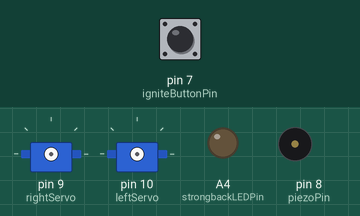
Simulated run of this sketch. Board: Arduino Uno, built with avr-gcc and run on an emulated ATmega328P. On the bench: 2 × servo, output pins drawn as LEDs (lit = HIGH), buzzer (waves = sounding). The test bench sets the inputs (shaded band); at power-on: pin 7 (igniteButtonPin) HIGH. Pins used as bus, display or sensor lines are not drawn.

Above: at 0.1 s.
At 9.1 s:
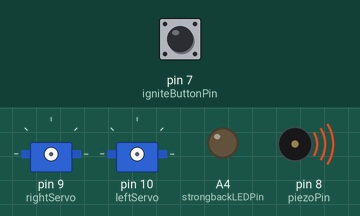
At 15.6 s:
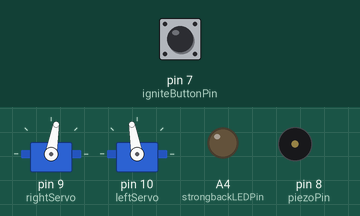
At 18.2 s:
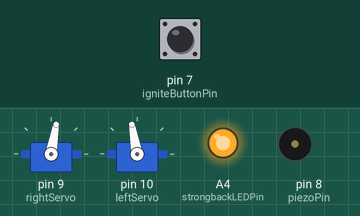
At 19.2 s:
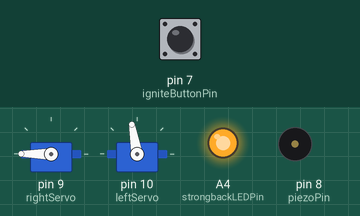
At 26.9 s:
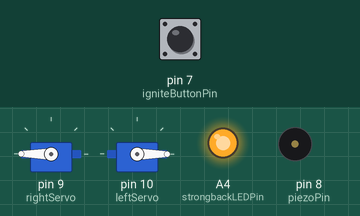
Timing chart, 0 to 28.4 s (numbered marks = the images above):
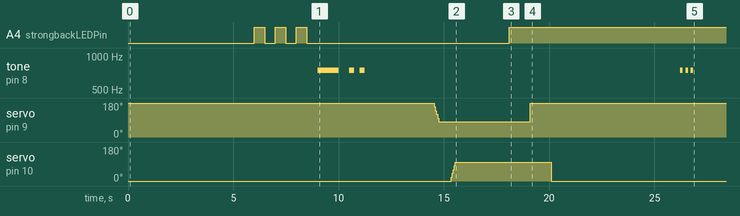

Measured:
- by itself, A4 (strongbackLEDPin): LOW → HIGH at 6.0 s, → LOW 0.50 s later, → HIGH 0.50 s later, → LOW 0.50 s later, … (7 changes in this stretch)
- by itself, servo on pin 9 (rightServo): 180° → 80° at 14.6 s, → 180° 4.6 s later
- by itself, servo on pin 10 (leftServo): 0° → 100° at 15.4 s, → 0° 4.8 s later
- by itself, tone on pin 8 (piezoPin): plays 750 Hz for 1.0 s, 750 Hz for 0.25 s, 750 Hz for 0.25 s, 750 Hz for 0.13 s, 750 Hz for 0.13 s, 750 Hz for 0.13 s

The sketch:

Wilco_v0.1.ino
```cpp
/*
   Author: Maalv
   Wilco Version 0.1
   Date: 3/30/19, 9:18 PM
*/
#include <Servo.h>

Servo rightServo;
Servo leftServo;

int redStrobePin = A5;
int strongbackLEDPin = A4;
int piezoPin = 8;
int igniteButtonPin = 7;
int piezoFreq = 750;
int a = 2;
int b = 3;
int c = 4;
int d = 5;
int e = 6;
int f = 11;
int g = 12;

void setServos() {
  rightServo.attach(9);
  rightServo.write(180);
  delay(1000);
  rightServo.detach();
  leftServo.attach(10);
  leftServo.write(0);
  delay(1000);
  leftServo.detach();
}

void moveRightServo(int pos, int rate, long delayTime) {
  rightServo.attach(9);
  for (int i = 180; i > pos; i -= rate) {
    rightServo.write(i);
    delay(delayTime);
  }
  rightServo.detach();
}

void moveLeftServo(int pos, int rate, long delayTime) {
  leftServo.attach(10);
  for (int i = 0; i < pos; i += rate) {
    leftServo.write(i);
    delay(delayTime);
  }
  leftServo.detach();
}

void testServos() {
  setServos();
  delay(500);
  moveRightServo(60, 20, 50);
  delay(500);
  moveLeftServo(120, 20, 50);
  delay(500);
}

void startup() {
  for (int i = 0; i < 3; i++) strobe();
  flashAllStrongback(500, 3);
  testPiezo();
  delay(1500);
  tone(piezoPin, piezoFreq, 250);
  delay(250);
  noTone(piezoPin);
  delay(250);
  tone(piezoPin, piezoFreq, 250);
  delay(500);
  noTone(piezoPin);
  delay(500);
  testServos();
  delay(1000);
  digitalWrite(redStrobePin, HIGH);
  delay(1000);
  allStrongback(true);
  delay(1000);
  setServos();
  delay(1500);
  showNumber(8);
  delay(2500);
  showNumber(-1);
  delay(1000);
  digitalWrite(g, HIGH);
  for (int i = 0; i < 3; i++) {
    delay(125);
    tone(piezoPin, piezoFreq, 125);
    delay(125);
  }
}

void strobe() {
  digitalWrite(redStrobePin, HIGH);
  delay(1000);
  digitalWrite(redStrobePin, LOW);
  delay(1000);
}

void padIdle() {
  allStrongback(true);
  while (!getButtonState()) strobe();
}

void allStrongback(bool state) {
  if (state) digitalWrite(strongbackLEDPin, HIGH);
  else digitalWrite(strongbackLEDPin, LOW);
}

void flashAllStrongback(long time) { //In milliseconds
  digitalWrite(strongbackLEDPin, HIGH);
  delay(time);
  digitalWrite(strongbackLEDPin, LOW);
  delay(time);
}


void flashAllStrongback(long time, int iterations) { //In milliseconds, number of times to flash
  for (int i = 0; i < iterations; i++) {
    digitalWrite(strongbackLEDPin, HIGH);
    delay(time);
    digitalWrite(strongbackLEDPin, LOW);
    delay(time);
  }
}

void testPiezo() {
  tone(piezoPin, piezoFreq, 1000);
}

void terminalCount() { //IF SERVOS CANT MOVe,  STOP - USE SERVO.READ?
  for (int i = 0; i <= 15; i++) {
    showNumber(15 - i);
    if (i == 9) moveRightServo(60, 20, 150);
    if (i == 8) moveLeftServo(120, 20, 150);
//    }
    digitalWrite(redStrobePin, HIGH);
    digitalWrite(strongbackLEDPin, HIGH);
    delay(250);
    tone(piezoPin, piezoFreq, 250); //(pin, frequency, time)
    delay(500);
    digitalWrite(redStrobePin, LOW);
    digitalWrite(strongbackLEDPin, LOW);
    noTone(piezoPin);
    delay(500);
  }
//  ignite();
//  flashAllStrongback(125, 5);
}

void postLaunch() {
  allStrongback(true);
  delay(5000);
  allStrongback(false);
  for (int i = 0; i < 300; i++) strobe();
}

void ignite() {
  //TODO: IGNITE STARTER CODE HERE!
}

void showNumber(int number) {
  switch (number) {
    case 0:
      digitalWrite(a, HIGH);
      digitalWrite(b, HIGH);
      digitalWrite(c, HIGH);
      digitalWrite(d, HIGH);
      digitalWrite(e, HIGH);
      digitalWrite(f, HIGH);
      digitalWrite(g, LOW);
      break;
    case 1:
      digitalWrite(a, LOW);
      digitalWrite(b, HIGH);
      digitalWrite(c, HIGH);
      digitalWrite(d, LOW);
      digitalWrite(e, LOW);
      digitalWrite(f, LOW);
      digitalWrite(g, LOW);
      break;
    case 2:
      digitalWrite(a, HIGH);
      digitalWrite(b, HIGH);
      digitalWrite(c, LOW);
      digitalWrite(d, HIGH);
      digitalWrite(e, HIGH);
      digitalWrite(f, LOW);
      digitalWrite(g, HIGH);
      break;
    case 3:
      digitalWrite(a, HIGH);
      digitalWrite(b, HIGH);
      digitalWrite(c, HIGH);
      digitalWrite(d, HIGH);
      digitalWrite(e, LOW);
      digitalWrite(f, LOW);
      digitalWrite(g, HIGH);
      break;
    case 4:
      digitalWrite(a, LOW);
      digitalWrite(b, HIGH);
      digitalWrite(c, HIGH);
      digitalWrite(d, LOW);
      digitalWrite(e, LOW);
      digitalWrite(f, HIGH);
      digitalWrite(g, HIGH);
      break;
    case 5:
      digitalWrite(a, HIGH);
      digitalWrite(b, LOW);
      digitalWrite(c, HIGH);
      digitalWrite(d, HIGH);
      digitalWrite(e, LOW);
      digitalWrite(f, HIGH);
      digitalWrite(g, HIGH);
      break;
    case 6:
      digitalWrite(a, HIGH);
      digitalWrite(b, LOW);
      digitalWrite(c, HIGH);
      digitalWrite(d, HIGH);
      digitalWrite(e, HIGH);
      digitalWrite(f, HIGH);
      digitalWrite(g, HIGH);
      break;
    case 7:
      digitalWrite(a, HIGH);
      digitalWrite(b, HIGH);
      digitalWrite(c, HIGH);
      digitalWrite(d, LOW);
      digitalWrite(e, LOW);
      digitalWrite(f, LOW);
      digitalWrite(g, LOW);
      break;
    case 8:
      digitalWrite(a, HIGH);
      digitalWrite(b, HIGH);
      digitalWrite(c, HIGH);
      digitalWrite(d, HIGH);
      digitalWrite(e, HIGH);
      digitalWrite(f, HIGH);
      digitalWrite(g, HIGH);
      break;
    case 9:
      digitalWrite(a, HIGH);
      digitalWrite(b, HIGH);
      digitalWrite(c, HIGH);
      digitalWrite(d, LOW);
      digitalWrite(e, LOW);
      digitalWrite(f, HIGH);
      digitalWrite(g, HIGH);
      break;
    case 10: //A
      digitalWrite(a, HIGH);
      digitalWrite(b, HIGH);
      digitalWrite(c, HIGH);
      digitalWrite(d, LOW);
      digitalWrite(e, HIGH);
      digitalWrite(f, HIGH);
      digitalWrite(g, HIGH);
      break;
    case 11: //B
      digitalWrite(a, LOW);
      digitalWrite(b, LOW);
      digitalWrite(c, HIGH);
      digitalWrite(d, HIGH);
      digitalWrite(e, HIGH);
      digitalWrite(f, HIGH);
      digitalWrite(g, HIGH);
      break;
    case 12: //C
      digitalWrite(a, LOW);
      digitalWrite(b, LOW);
      digitalWrite(c, LOW);
      digitalWrite(d, HIGH);
      digitalWrite(e, HIGH);
      digitalWrite(f, LOW);
      digitalWrite(g, HIGH);
      break;
    case 13: //D
      digitalWrite(a, LOW);
      digitalWrite(b, HIGH);
      digitalWrite(c, HIGH);
      digitalWrite(d, HIGH);
      digitalWrite(e, HIGH);
      digitalWrite(f, LOW);
      digitalWrite(g, HIGH);
      break;
    case 14: //E
      digitalWrite(a, HIGH);
      digitalWrite(b, LOW);
      digitalWrite(c, LOW);
      digitalWrite(d, HIGH);
      digitalWrite(e, HIGH);
      digitalWrite(f, HIGH);
      digitalWrite(g, HIGH);
      break;
    case 15: //F
      digitalWrite(a, HIGH);
      digitalWrite(b, LOW);
      digitalWrite(c, LOW);
      digitalWrite(d, LOW);
      digitalWrite(e, HIGH);
      digitalWrite(f, HIGH);
      digitalWrite(g, HIGH);
      break;
    default: //All off
      digitalWrite(a, LOW);
      digitalWrite(b, LOW);
      digitalWrite(c, LOW);
      digitalWrite(d, LOW);
      digitalWrite(e, LOW);
      digitalWrite(f, LOW);
      digitalWrite(g, LOW);
      break;
  }
}

bool getButtonState() {
  bool buttonstate = (bool) digitalRead(igniteButtonPin);
  return !buttonstate;
}
void setup() {
  pinMode(redStrobePin, OUTPUT);
  pinMode(strongbackLEDPin, OUTPUT);
  pinMode(piezoPin, OUTPUT);
  pinMode(igniteButtonPin, INPUT);
  digitalWrite(igniteButtonPin, HIGH);
  Serial.begin(9600);

}
// EW, PRAYUJ - 3-19-19 (in response to him saying "Ew, Arduino") when i sent him snap of my code
void loop() {

  startup();
  padIdle();
  terminalCount();
  postLaunch();
  while(true) { }

}
```
